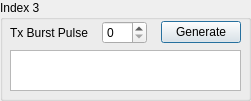
     <widget class="QGroupBox" name="groupBox_Inde3">
      <property name="geometry">
       <rect>
        <x>720</x>
        <y>60</y>
        <width>251</width>
        <height>101</height>
       </rect>
      </property>
      <property name="title">
       <string>Index 3</string>
      </property>
      <widget class="QTextBrowser" name="OnsemiCarrierPer_CodeText_2">
       <property name="geometry">
        <rect>
         <x>10</x>
         <y>50</y>
         <width>231</width>
         <height>41</height>
        </rect>
       </property>
      </widget>
      <widget class="QWidget" name="layoutWidget_7">
       <property name="geometry">
        <rect>
         <x>10</x>
         <y>20</y>
         <width>231</width>
         <height>25</height>
        </rect>
       </property>
       <layout class="QHBoxLayout" name="horizontalLayout_11">
        <property name="spacing">
         <number>14</number>
        </property>
        <item>
         <widget class="QLabel" name="label_56">
          <property name="text">
           <string>Tx Burst Pulse</string>
          </property>
         </widget>
        </item>
        <item>
         <widget class="QSpinBox" name="OnsemiCarrierPer_2">
          <property name="maximum">
           <number>31</number>
          </property>
         </widget>
        </item>
        <item>
         <widget class="QPushButton" name="OnsemiCarrierPer_GenerateButton_2">
          <property name="acceptDrops">
           <bool>false</bool>
          </property>
          <property name="layoutDirection">
           <enum>Qt::LeftToRight</enum>
          </property>
          <property name="text">
           <string>Generate</string>
          </property>
          <property name="checkable">
           <bool>true</bool>
          </property>
          <property name="autoRepeat">
           <bool>false</bool>
          </property>
          <property name="autoExclusive">
           <bool>false</bool>
          </property>
          <property name="autoRepeatInterval">
           <number>100</number>
          </property>
          <property name="default">
           <bool>true</bool>
          </property>
         </widget>
        </item>
       </layout>
      </widget>
     </widget>
